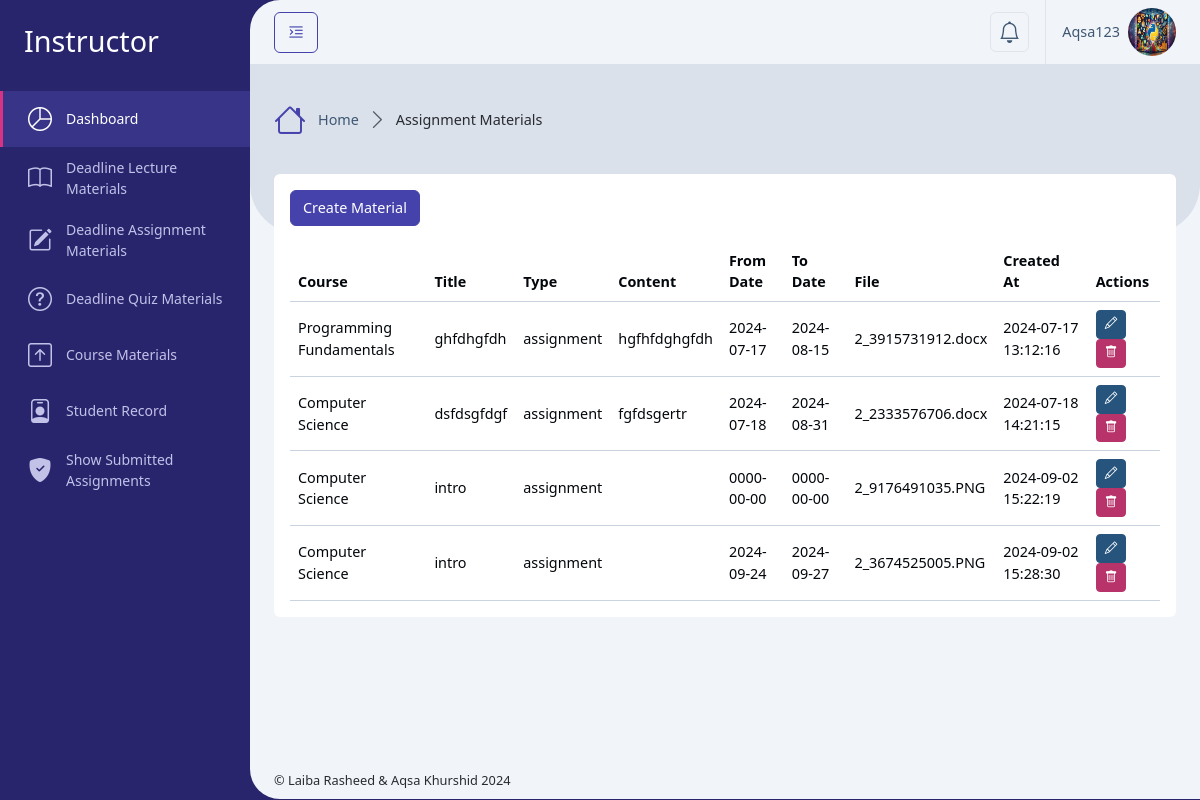
The page /Instructor/deadline_materials_assignment.php (signed in) on the database its author committed.
### tables this page shows
CREATE TABLE `users` (
  `id` int(11) NOT NULL,
  `username` varchar(50) NOT NULL,
  `email` varchar(100) NOT NULL,
  `address` varchar(255) DEFAULT NULL,
  `phone` varchar(20) DEFAULT NULL,
  `department` varchar(255) DEFAULT NULL,
  `student_semester` varchar(100) DEFAULT NULL,
  `instructor_education` varchar(255) DEFAULT NULL,
  `profile_photo` varchar(256) DEFAULT NULL,
  `password` varchar(255) NOT NULL,
  `role_id` int(11) NOT NULL,
  `isActive` tinyint(2) DEFAULT 0,
  `created_at` timestamp NOT NULL DEFAULT current_timestamp()
);

CREATE TABLE `deadline_materials` (
  `id` int(11) NOT NULL,
  `course_id` int(11) DEFAULT NULL,
  `user_id` int(11) DEFAULT NULL,
  `title` varchar(255) NOT NULL,
  `type` enum('lecture','assignment','quiz') NOT NULL,
  `content` text DEFAULT NULL,
  `file_path` varchar(255) DEFAULT NULL,
  `from_date` date DEFAULT NULL,
  `to_date` date DEFAULT NULL,
  `created_at` timestamp NOT NULL DEFAULT current_timestamp()
);

CREATE TABLE `courses` (
  `id` int(11) NOT NULL,
  `code` varchar(100) DEFAULT NULL,
  `name` varchar(255) NOT NULL,
  `type` varchar(100) DEFAULT 'Course',
  `description` text DEFAULT NULL,
  `program` varchar(100) DEFAULT NULL,
  `semester` varchar(100) DEFAULT NULL,
  `credit_hour` int(10) DEFAULT 3,
  `created_at` timestamp NOT NULL DEFAULT current_timestamp()
);

### Instructor/deadline_materials_assignment.php (called while the page is built, shortened)
<?php
    require '../Database/config.php';
    $user = getUserData($_SESSION['user_id']);
    $user_id = $_SESSION['user_id'];
    $sql = "SELECT deadline_materials.*, courses.name AS course_name FROM deadline_materials
            JOIN courses ON deadline_materials.course_id = courses.id
            WHERE deadline_materials.user_id = ? AND deadline_materials.type = 'assignment'";
    $stmt = $conn->prepare($sql);
    $stmt->bind_param("i", $user_id);
    $stmt->execute();
    $result = $stmt->get_result();
    include '../setting/_Layout.php';
?>

### Database/config.php (called while the page is built, shortened)
<?php
    $servername = "localhost";
    $username = "root";
    $password = "";
    $dbname = "course_ms";
    $conn = new mysqli($servername, $username, $password, $dbname);
    function getUserData($user_id) {
        global $conn;
        $stmt = $conn->prepare("SELECT * FROM users WHERE id = ?");
        $stmt->bind_param("i", $user_id);
        $stmt->execute();
        $result = $stmt->get_result();
        return $result->fetch_assoc();
    }
?>

### Instructor/deadline_materials_assignment_content.php (the view, shortened to what this page needs)
<div class="row">
    <div class="col-xxl-12">
        <div class="card mb-4">
            <div class="card-body">
                <button class="btn btn-primary mb-3" data-bs-toggle="modal" data-bs-target="#createMaterialModal">Create Material</button>
                <div class="table-responsive">
                    <table class="table align-middle table-hover m-0">
                        <thead>
                            <tr>
                                <th scope="col">Course</th>
                                <th scope="col">Title</th>
                                <th scope="col">Type</th>
                                <th scope="col">Content</th>
                                <th scope="col">From Date</th>
                                <th scope="col">To Date</th>
                                <th scope="col">File</th>
                                <th scope="col">Created At</th>
                                <th scope="col">Actions</th>
                            </tr>
                        </thead>
                        <tbody>
                            <?php
                            if ($result->num_rows > 0) {
                                while ($row = $result->fetch_assoc()) {
                            ?>
                                    <tr>
                                        <td><?php echo htmlspecialchars($row['course_name']); ?></td>
                                        <td><?php echo htmlspecialchars($row['title']); ?></td>
                                        <td><?php echo htmlspecialchars($row['type']); ?></td>
                                        <td><?php echo htmlspecialchars($row['content']); ?></td>
                                        <td><?php echo htmlspecialchars($row['from_date']); ?></td>
                                        <td><?php echo htmlspecialchars($row['to_date']); ?></td>
                                        <td><?php echo htmlspecialchars($row['file_path']); ?></td>
                                        <td><?php echo htmlspecialchars($row['created_at']); ?></td>
                                        <td>
                                            <button class="btn btn-info btn-sm" data-bs-toggle="modal" data-bs-target="#editMaterialModal" onclick="setEditModalData(<?php echo htmlspecialchars(json_encode($row)); ?>)"><i class="bi bi-pencil"></i></button>
                                            <button class="btn btn-danger btn-sm" data-bs-toggle="modal" data-bs-target="#deleteMaterialModal" onclick="setDeleteModalData(<?php echo $row['id']; ?>)"><i class="bi bi-trash"></i></button>
                                        </td>
                                    </tr>
                                <?php
                                }
                            } else {
                                ?>
                                <tr>
                                    <td colspan="9">No materials found.</td>
                                </tr>
                            <?php
                            }
                            ?>
                        </tbody>
                    </table>
                </div>
            </div>
        </div>
    </div>
</div>

### setting/_Header.php (shortened to what this page needs)
<div class="app-header d-flex align-items-center">
    <div class="d-flex">
        <button class="btn btn-outline-primary me-2 pin-sidebar" id="pin-sidebar">
            <i class="bi bi-text-indent-left fs-5"></i>
        </button>
    </div>
    <div class="header-actions">
        <div class="dropdown ms-2">
            <a class="dropdown-toggle d-flex p-2 border rounded-2" href="#!" role="button" data-bs-toggle="dropdown"
                aria-expanded="false">
                <i class="bi bi-bell fs-4 lh-1"></i>
            </a>
        </div>
        <div class="dropdown ms-3">
            <a id="userSettings" class="dropdown-toggle d-flex py-2 align-items-center ps-3 border-start" href="#!"
                role="button" data-bs-toggle="dropdown" aria-expanded="false">
                <span class="d-none d-md-block me-2"><?php echo htmlspecialchars($user['username']); ?></span>
                <img src="../assets/uploads/<?php echo htmlspecialchars($user['profile_photo']); ?>" class="rounded-circle img-3x" alt="Bootstrap Gallery" />
            </a>
        </div>
    </div>
</div>

### rows shown on the page
users: username "Aqsa123", profile_photo (picture)
deadline_materials: course.name "Programming Fundamentals", title "ghfdhgfdh", type "assignment", content "hgfhfdghgfdh", from_date "2024-07-17", to_date "2024-08-15", file_path "2_3915731912.docx", created_at "2024-07-17 13:12:16"
deadline_materials: course.name "Computer Science", title "dsfdsgfdgf", type "assignment", content "fgfdsgertr", from_date "2024-07-18", to_date "2024-08-31", file_path "2_2333576706.docx", created_at "2024-07-18 14:21:15"
deadline_materials: course.name "Computer Science", title "intro", type "assignment", from_date "0000-00-00", to_date "0000-00-00", file_path "2_9176491035.PNG", created_at "2024-09-02 15:22:19"
deadline_materials: course.name "Computer Science", title "intro", type "assignment", from_date "2024-09-24", to_date "2024-09-27", file_path "2_3674525005.PNG", created_at "2024-09-02 15:28:30"

### other values the page prints
$roleTitle "Instructor"
$title "Assignment Materials"
